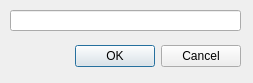
<ui version="4.0" >
 <author></author>
 <comment></comment>
 <exportmacro></exportmacro>
 <class>AddOptionDialog</class>
 <widget class="QDialog" name="AddOptionDialog" >
  <property name="geometry" >
   <rect>
    <x>0</x>
    <y>0</y>
    <width>253</width>
    <height>83</height>
   </rect>
  </property>
  <property name="windowTitle" >
   <string>New</string>
  </property>
  <widget class="QWidget" name="layoutWidget" >
   <property name="geometry" >
    <rect>
     <x>10</x>
     <y>40</y>
     <width>231</width>
     <height>33</height>
    </rect>
   </property>
   <layout class="QHBoxLayout" >
    <property name="margin" >
     <number>0</number>
    </property>
    <property name="spacing" >
     <number>6</number>
    </property>
    <item>
     <spacer>
      <property name="orientation" >
       <enum>Qt::Horizontal</enum>
      </property>
      <property name="sizeHint" >
       <size>
        <width>131</width>
        <height>31</height>
       </size>
      </property>
     </spacer>
    </item>
    <item>
     <widget class="QPushButton" name="okButton" >
      <property name="text" >
       <string>OK</string>
      </property>
     </widget>
    </item>
    <item>
     <widget class="QPushButton" name="cancelButton" >
      <property name="text" >
       <string>Cancel</string>
      </property>
     </widget>
    </item>
   </layout>
  </widget>
  <widget class="QLineEdit" name="lineEdit" >
   <property name="geometry" >
    <rect>
     <x>10</x>
     <y>10</y>
     <width>231</width>
     <height>21</height>
    </rect>
   </property>
  </widget>
 </widget>
 <pixmapfunction></pixmapfunction>
 <tabstops>
  <tabstop>lineEdit</tabstop>
  <tabstop>okButton</tabstop>
  <tabstop>cancelButton</tabstop>
 </tabstops>
 <resources/>
 <connections>
  <connection>
   <sender>okButton</sender>
   <signal>clicked()</signal>
   <receiver>AddOptionDialog</receiver>
   <slot>accept()</slot>
   <hints>
    <hint type="sourcelabel" >
     <x>278</x>
     <y>253</y>
    </hint>
    <hint type="destinationlabel" >
     <x>96</x>
     <y>254</y>
    </hint>
   </hints>
  </connection>
  <connection>
   <sender>cancelButton</sender>
   <signal>clicked()</signal>
   <receiver>AddOptionDialog</receiver>
   <slot>reject()</slot>
   <hints>
    <hint type="sourcelabel" >
     <x>369</x>
     <y>253</y>
    </hint>
    <hint type="destinationlabel" >
     <x>179</x>
     <y>282</y>
    </hint>
   </hints>
  </connection>
 </connections>
</ui>
